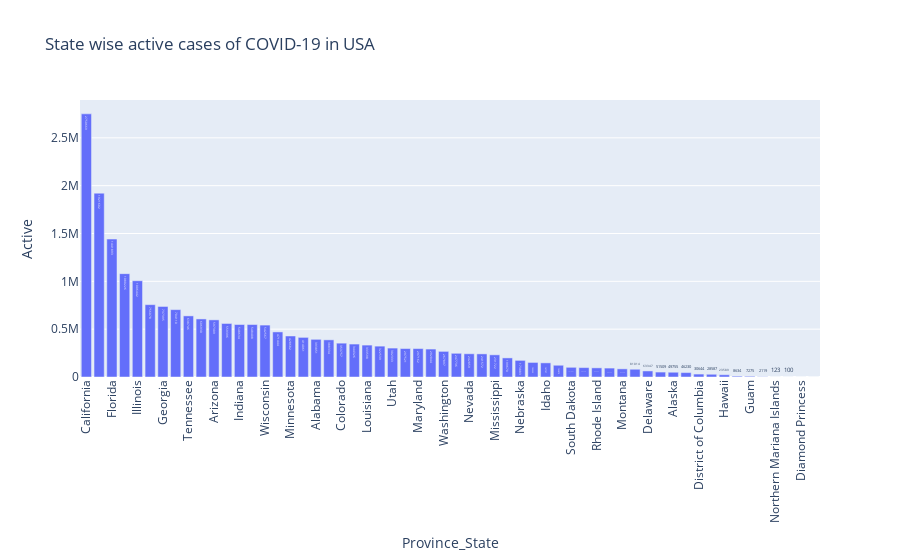

Write notebook code for a chart like this one.
### Markdown cell above
### Plot Province/State Wise Active Cases in USA

### Code cell
usa = covid_data[covid_data["Country_Region"] == "US"]

usa_state_active = (
    usa.groupby("Province_State", as_index=False)["Active"]
       .sum()
       .sort_values("Active", ascending=False)
)


fig = px.bar(
    usa_state_active,
    x="Province_State",
    y="Active",
    title="State wise active cases of COVID-19 in USA",
    text="Active"
)

fig.update_layout(xaxis_tickangle=-90)
fig.show()

### Figure 1 — Plotly figure (JSON) as saved in the notebook; plotly's stock layout.template omitted (floating-point values rounded to 4 significant figures)
{"data": [{"hovertemplate": "Province_State=%{x}<br>Active=%{text}<extra></extra>", "legendgroup": "", "marker": {"color": "#636efa", "pattern": {"shape": ""}}, "name": "", "orientation": "v", "showlegend": false, "text": [2751000.0, 1922000.0, 1442000.0, 1080000.0, 1006000.0, 756100.0, 737400.0, 704100.0, 638700.0, 606900.0, 597300.0, 559400.0, 548600.0, 548400.0, 542600.0, 471400.0, 428700.0, 414100.0, 393900.0, 388300.0, 353800.0, 344300.0, 333600.0, 322500.0, 302300.0, 297500.0, 297200.0, 292000.0, 267900.0, 247700.0, 242900.0, 241600.0, 231700.0, 199700.0, 173900.0, 152200.0, 147700.0, 122900.0, 101300.0, 98210.0, 95550.0, 93210.0, 85050.0, 81010.0, 63350.0, 51510.0, 49760.0, 46230.0, 30640.0, 28590.0, 23590.0, 8634.0, 7275.0, 2119.0, 123.0, 100.0, 49.0, 0.0], "textposition": "auto", "type": "bar", "x": ["California", "Texas", "Florida", "New York", "Illinois", "Ohio", "Georgia", "Pennsylvania", "Tennessee", "North Carolina", "Arizona", "New Jersey", "Indiana", "Michigan", "Wisconsin", "Missouri", "Minnesota", "Massachusetts", "Alabama", "Virginia", "Colorado", "South Carolina", "Louisiana", "Oklahoma", "Utah", "Kentucky", "Maryland", "Iowa", "Washington", "Arkansas", "Nevada", "Kansas", "Mississippi", "Connecticut", "Nebraska", "New Mexico", "Idaho", "Oregon", "South Dakota", "West Virginia", "Rhode Island", "North Dakota", "Montana", "Puerto Rico", "Delaware", "New Hampshire", "Alaska", "Wyoming", "District of Columbia", "Maine", "Hawaii", "Vermont", "Guam", "Virgin Islands", "Northern Mariana Islands", "Grand Princess", "Diamond Princess", "Recovered"], "xaxis": "x", "y": [2750669, 1921602, 1441893, 1080226, 1006442, 756078, 737395, 704110, 638746, 606930, 597309, 559396, 548634, 548408, 542567, 471444, 428682, 414061, 393851, 388334, 353757, 344326, 333598, 322539, 302333, 297521, 297162, 292044, 267897, 247736, 242859, 241572, 231722, 199670, 173883, 152222, 147707, 122873, 101331, 98208, 95552, 93206, 85048, 81014, 63347, 51509, 49755, 46230, 30644, 28587, 23589, 8634, 7275, 2119, 123, 100, 49, 0], "yaxis": "y"}], "layout": {"barmode": "relative", "legend": {"tracegroupgap": 0}, "title": {"text": "State wise active cases of COVID-19 in USA"}, "xaxis": {"anchor": "y", "domain": [0, 1], "tickangle": -90, "title": {"text": "Province_State"}}, "yaxis": {"anchor": "x", "domain": [0, 1], "title": {"text": "Active"}}}}
